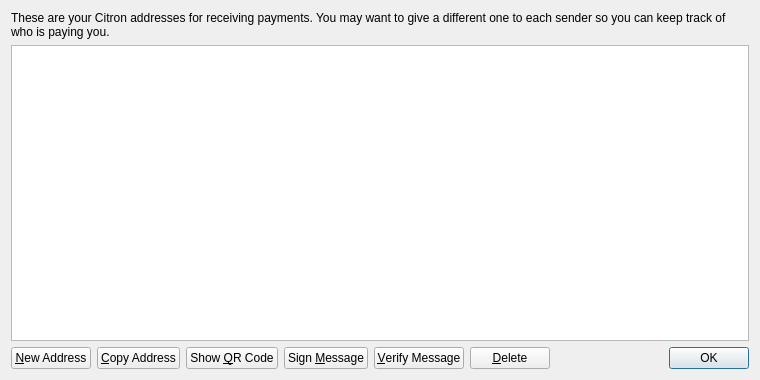
<?xml version="1.0" encoding="UTF-8"?>
<ui version="4.0">
 <class>AddressBookPage</class>
 <widget class="QWidget" name="AddressBookPage">
  <property name="geometry">
   <rect>
    <x>0</x>
    <y>0</y>
    <width>760</width>
    <height>380</height>
   </rect>
  </property>
  <property name="windowTitle">
   <string>Address Book</string>
  </property>
  <layout class="QVBoxLayout" name="verticalLayout">
   <item>
    <widget class="QLabel" name="labelExplanation">
     <property name="text">
      <string>These are your Citron addresses for receiving payments. You may want to give a different one to each sender so you can keep track of who is paying you.</string>
     </property>
     <property name="textFormat">
      <enum>Qt::PlainText</enum>
     </property>
     <property name="wordWrap">
      <bool>true</bool>
     </property>
    </widget>
   </item>
   <item>
    <widget class="QTableView" name="tableView">
     <property name="contextMenuPolicy">
      <enum>Qt::CustomContextMenu</enum>
     </property>
     <property name="toolTip">
      <string>Double-click to edit address or label</string>
     </property>
     <property name="tabKeyNavigation">
      <bool>false</bool>
     </property>
     <property name="selectionMode">
      <enum>QAbstractItemView::SingleSelection</enum>
     </property>
     <property name="selectionBehavior">
      <enum>QAbstractItemView::SelectRows</enum>
     </property>
     <property name="sortingEnabled">
      <bool>true</bool>
     </property>
     <attribute name="verticalHeaderVisible">
      <bool>false</bool>
     </attribute>
    </widget>
   </item>
   <item>
    <layout class="QHBoxLayout" name="horizontalLayout">
     <item>
      <widget class="QPushButton" name="newAddressButton">
       <property name="toolTip">
        <string>Create a new address</string>
       </property>
       <property name="text">
        <string>&amp;New Address</string>
       </property>
      </widget>
     </item>
     <item>
      <widget class="QPushButton" name="copyToClipboard">
       <property name="toolTip">
        <string>Copy the currently selected address to the system clipboard</string>
       </property>
       <property name="text">
        <string>&amp;Copy Address</string>
       </property>
      </widget>
     </item>
     <item>
      <widget class="QPushButton" name="showQRCode">
       <property name="text">
        <string>Show &amp;QR Code</string>
       </property>
      </widget>
     </item>
     <item>
      <widget class="QPushButton" name="signMessage">
       <property name="toolTip">
        <string>Sign a message to prove you own a Citron address</string>
       </property>
       <property name="text">
        <string>Sign &amp;Message</string>
       </property>
      </widget>
     </item>
     <item>
      <widget class="QPushButton" name="verifyMessage">
       <property name="toolTip">
        <string>Verify a message to ensure it was signed with a specified Citron address</string>
       </property>
       <property name="text">
        <string>&amp;Verify Message</string>
       </property>
      </widget>
     </item>
     <item>
      <widget class="QPushButton" name="deleteButton">
       <property name="toolTip">
        <string>Delete the currently selected address from the list</string>
       </property>
       <property name="text">
        <string>&amp;Delete</string>
       </property>
      </widget>
     </item>
     <item>
      <spacer name="horizontalSpacer">
       <property name="orientation">
        <enum>Qt::Horizontal</enum>
       </property>
       <property name="sizeHint" stdset="0">
        <size>
         <width>40</width>
         <height>20</height>
        </size>
       </property>
      </spacer>
     </item>
     <item>
      <widget class="QDialogButtonBox" name="buttonBox">
       <property name="sizePolicy">
        <sizepolicy hsizetype="Maximum" vsizetype="Fixed">
         <horstretch>0</horstretch>
         <verstretch>0</verstretch>
        </sizepolicy>
       </property>
       <property name="standardButtons">
        <set>QDialogButtonBox::Ok</set>
       </property>
      </widget>
     </item>
    </layout>
   </item>
  </layout>
 </widget>
 <resources>
  <include location="../bitcoin.qrc"/>
 </resources>
 <connections/>
</ui>
